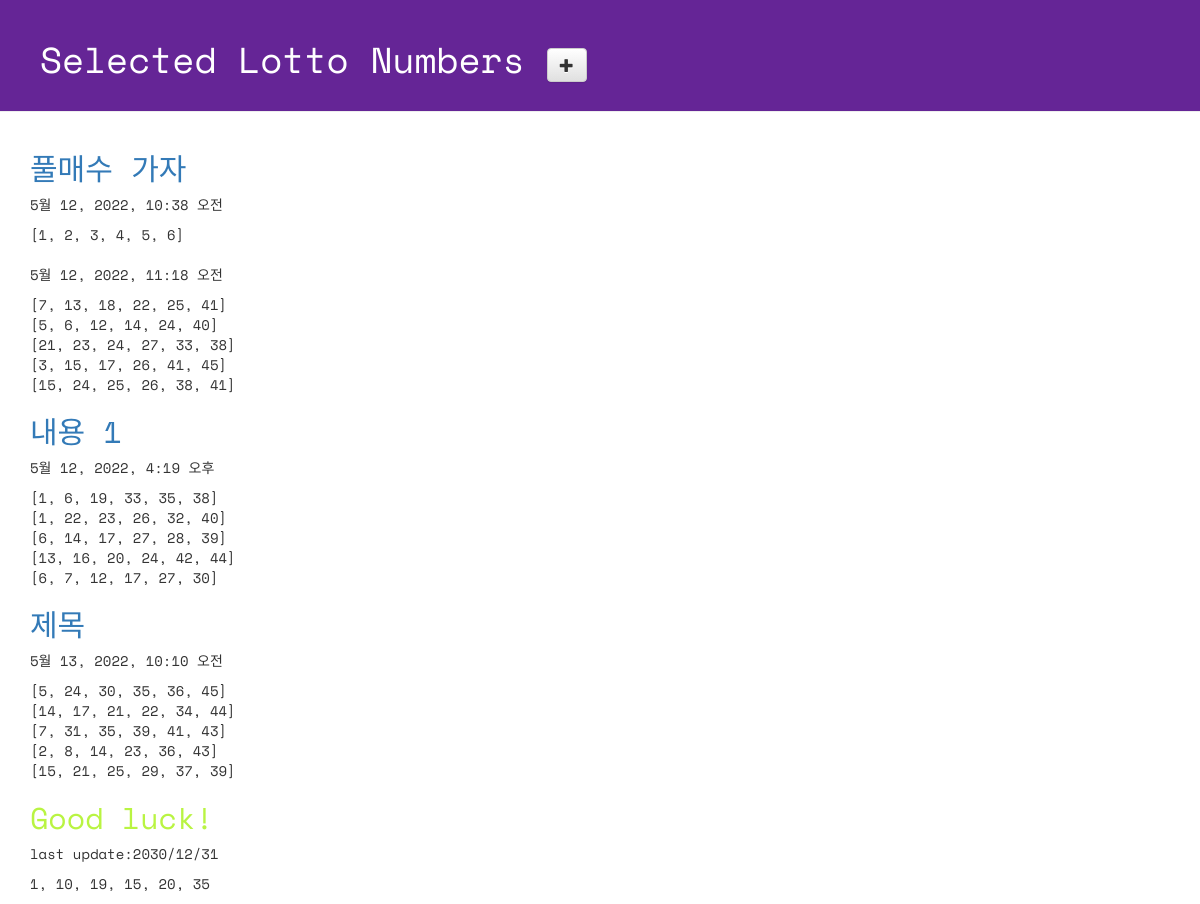
Page /lotto/ on the committed database.
### lotto/models.py (models this page shows, shortened)
class GuessNumbers(models.Model):
    name = models.CharField(max_length=24) # 로또 번호 리스트의 이름
    text = models.CharField(max_length=255) # 로또 번호 리스트에 대한 설명
    lottos = models.CharField(max_length=255, default='[1, 2, 3, 4, 5, 6]') # 로또 번호들이 담길 str
    num_lotto = models.IntegerField(default=5) # 6개 번호 set의 갯수
    update_date = models.DateTimeField()

### lotto/views.py (the view)
# urls.py: path('lotto/', views.index, name='index'),
def index(request): #url을 통해 들어온 유저의 요청
    lottos = GuessNumbers.objects.all()
    return render(request, 'lotto/default.html', {"lottos":lottos})

### lotto/templates/lotto/default.html (shortened to what this page needs)
{% load static %}
<!DOCTYPE html>
<html lang="ko">
<head>
  <link rel="stylesheet" href="//maxcdn.bootstrapcdn.com/bootstrap/3.2.0/css/bootstrap.min.css">
  <link rel="stylesheet" href="//maxcdn.bootstrapcdn.com/bootstrap/3.2.0/css/bootstrap-theme.min.css">
  <link rel="stylesheet" href="{% static 'css/lotto.css' %}">
</head>
<body>
  <div class="page-header">
  <h1>
    Selected Lotto Numbers
    <a href="{% url 'new_lotto' %}">
      <span class="glyphicon glyphicon-plus btn btn-default"></span>
    </a>
  </h1>
  </div>
  <div class="container lotto">
    {% for lotto in lottos %}
      <h2>
        <a href="{% url 'detail' lottokey=lotto.pk %}">
          {{lotto.text}}
        </a>
      </h2>
      <p>{{ lotto.update_date }}</p>
      <p>{{ lotto.lottos | linebreaksbr }}</p>
    {% endfor %}
    <h2>Good luck!</h2>
    <p> last update:2030/12/31</p>
    <p> 1, 10, 19, 15, 20, 35 </p>
  </div>
</body>
</html>

### lotto/static/css/lotto.css (style rules this page uses)
.page-header { background-color: #652596; margin-top: 0; padding: 20px 20px 20px 40px; font-family: 'Space Mono', monospace; }
.page-header h1 { color: #FFFFFF; }
.container { font-family: 'Space Mono', monospace; }
.container h2 { color: #b9f442; }

### rows in the picture
GuessNumbers: text "풀매수 가자", update_date "5월 12, 2022, 10:38 오전", lottos "[1, 2, 3, 4, 5, 6]"
GuessNumbers: update_date "5월 12, 2022, 11:18 오전", lottos "[7, 13, 18, 22, 25, 41] [5, 6, 12, 14, 24, 40] [21, 23, 24, 27, 33, 38] [3, 15, 17, 26, 41, 45] [15, 24, 25, 26, 38, 41]"
GuessNumbers: text "내용 1", update_date "5월 12, 2022, 4:19 오후", lottos "[1, 6, 19, 33, 35, 38] [1, 22, 23, 26, 32, 40] [6, 14, 17, 27, 28, 39] [13, 16, 20, 24, 42, 44] [6, 7, 12, 17, 27, 30]"
GuessNumbers: text "제목", update_date "5월 13, 2022, 10:10 오전", lottos "[5, 24, 30, 35, 36, 45] [14, 17, 21, 22, 34, 44] [7, 31, 35, 39, 41, 43] [2, 8, 14, 23, 36, 43] [15, 21, 25, 29, 37, 39]"
